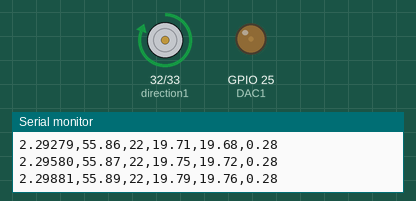
The sketch below on a simulated ESP32. On the bench: direction and speed pins drawn as motors (green arrow = direction pin HIGH = forward, orange = LOW = backward, longer = more drive), output pins drawn as LEDs (lit = HIGH), the last lines printed to the serial monitor.

Above: at 3.3 s.
At 6.1 s:
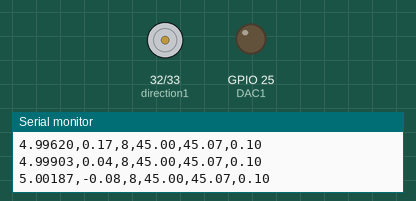
Timing chart, 0 to 7.6 s (numbered marks = the images above):
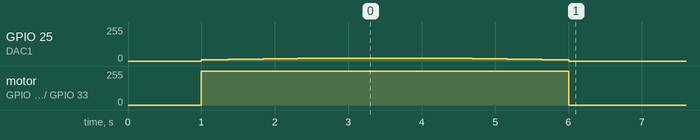

The sketch:

CubicSpline.ino
```cpp
/**
input as follows: inital postion, inital velocity, final postion, final velocity, duration
*/

//#include <Wire.h>
//#include <Adafruit_ADS1X15.h>
//
//Adafruit_ADS1115 ads1115;	// Construct an ads1115

#define DAC1 25 //Speed Controller Pin 1
#define DAC2 26 //Speed Controller Pin 2
#define enable1 33 //Motor Enable Pin 1
#define direction1 32 //Motor Direction Pin 1 (HIGH is Positive Direction, LOW is Negative Direction)
#define enable2 23 //Motor Enable Pin 2
#define direction2 19 //Motor Direction Pin 2 (HIGH is Positive Direction, LOW is Negative Direction)

#define gearRatio 25 // Gear Ratio (120.4 w/ Cycloidal, 28, + Planetary, 4.3)
#define maxVel 1000.0 // Maximum Velocity of Motor (RPM)
#define minVel 0.0 // Minimum Velocity of Motor (RPM)
#define maxVolt 3.3 // Maximum Voltage from ESP32
#define minVolt 0.1 // Minimum Voltage accepted by Motor Driver

float coeff[4]; //Create Global Coefficienct Matrix
int sign = 1; // Create Global sign variable and initialize to 1

void setup() {
  // code runs once:
  Serial.begin(115200); //Start Serial Communication Rate at This Value
  delay(1000);

  pinMode(DAC1, OUTPUT); //Push a DAC Output to Motor Speed Controller
  pinMode(enable1, OUTPUT); //Push an Enable Signal Output to Motor Controller
  pinMode(direction1, OUTPUT); //Push a Direction Signal Output to Motor Controller
  digitalWrite(enable1, LOW);

  /**
  input as follows: inital postion, inital velocity, final postion, final velocity, duration
  */
  float points[][5] = {{0,0,45,0,5}}; //, // gives -0.72x^{3}+5.4x^{2}
                       // {45,0,0,0,5}};
  int pointNumber = sizeof(points)/sizeof(points[0]);

  motionProfile(points, pointNumber);
}

void loop() {
  // main code to run repeatedly:
//  if (Serial.available() > 0) { //Check if Serial Messages Were Recieved
//    String input = Serial.readString();
//    int index = input.indexOf(' ');
//    //Create Strings to Later Print to Serial
//    String x1_s = "";
//    String v1_s = "";
//    String x2_s = "";
//    String v2_s = "";
//    String duration_s = "";
//
//    if (index != -1){ //Check if There is a Space Character
//      x1_s = input.substring(0, index); //Create a String by Copying From 0 to Position of First Space
//
//      if (index != -1){
//        input = input.substring(index+1); //Redefine Input Beginning After Indexed Space to End of Previous Input
//        index = input.indexOf(' ');
//        v1_s = input.substring(0, index); //Repeat for All Variables
//
//        if (index != -1){
//          input = input.substring(index+1);
//          index = input.indexOf(' ');
//          x2_s = input.substring(0, index);
//
//          if (index != -1){
//            input = input.substring(index+1);
//            index = input.indexOf(' ');
//            v2_s = input.substring(0, index);
//
//            if (index != -1){
//              input = input.substring(index+1);
//              index = input.indexOf(' ');
//              duration_s = input.substring(0, index);
//            }
//          }
//        }
//      }
//    }
//    //Convert All Strings to Floats
//    float x1 = x1_s.toFloat();
//    float v1 = v1_s.toFloat();
//    float x2 = x2_s.toFloat();
//    float v2 = v2_s.toFloat();
//    float duration = duration_s.toFloat();
//    float points[][5] = {x1,v1,x2,v2,duration};
//
    float points[][5] = {{0,0,45,0,5}}; // debug
//    motionProfile(points, 1);
//   delay(1000);
}

// Input an array of points to hit and the number of points in the array
void motionProfile(float points[][5], int pointNumber) {
  digitalWrite(enable1, HIGH);
  float c[pointNumber][4]; // Initialize the c 2D-array
  for (int i = 0; i < pointNumber; i++) { // Loop through all the points
    // Solve the 4x4 Matrix to get polynomial coefficients
    matrixSolver(gearRatio*points[i][0],gearRatio*points[i][1],0,\
    gearRatio*points[i][2],gearRatio*points[i][3],points[i][4]);

    // Set current c array row to current coefficients
    c[i][0] = coeff[0];
    c[i][1] = coeff[1];
    c[i][2] = coeff[2];
    c[i][3] = coeff[3];
  }

  // Loop through all points again
  for (int i = 0; i < pointNumber; i++) {
    float t = 0; // Inititalize t
    float positionOut = points[i][0]; // Initialize positionOut
    float tOld = 0; // Initialize tOld

    float c1 = c[i][0];
    float c2 = c[i][1];
    float c3 = c[i][2];
    float c4 = c[i][3];

    float tStart = micros()*pow(10,-6); // Note the start time for relative time calculations
    while (t < points[i][4]) { // While the current time is less than the end time
      t = (micros()*pow(10,-6))-tStart; // Set new current relative time
      // Calculate what the current velocity should be
      float vel = 3*c1*pow(t,2) + 2*c2*t + c3; // Current Velocity in degs/s
      float velocity = vel/6; // Convert from degs/s to RPM

      // Change Direction based on Velocity Sign
      if (velocity < 0){ // Switch to negative direction1 when x2 is less than x1
      digitalWrite(direction1, LOW);
      sign = -1;
      }
      if (velocity > 0){ // Switch to positive direction1 when x2 is greater than x1
      digitalWrite(direction1, HIGH);
      sign = 1;
      }

      // Convert RPM to a Voltage
      float volts = minVolt + (abs(velocity) - 0.0)*((maxVolt - minVolt)/(maxVel-minVel));
      // Covert Voltage to DAC1 Output
      int dacOut = round(0.0 + (volts - 0.0)*((255 - 0)/(maxVolt-0.0)));

      float voltsOut = 0.0 + (dacOut - 0.0)*((maxVolt-0.0)/(255-0)); // Map dacOut to "actual" Voltage
      float velocityOut = 0.0 + (voltsOut - minVolt)*((maxVel-minVel)/(maxVolt-minVolt)); // Map "actual" Voltage to "actual" Velocity

      positionOut = positionOut + sign*(velocityOut*6)*(t-tOld)/gearRatio; // Integrate "actual" velocity over time to get "actual" position
      float position = (c1*pow(t,3) + c2*pow(t,2) + c3*t + c4)/gearRatio; //  Caluclated Joint Position

      // Check if the DAC1 Output is Outside of its Acceptable Range
      if (dacOut < 0 || dacOut > 255) {
        dacOut = max(min(255, dacOut), 0); // If out of the Acceptable Range
      }

      dacWrite(DAC1, dacOut);

      Serial.print(t, 5);
      Serial.print(",");
      Serial.print(velocity);
      Serial.print(",");
      Serial.print(dacOut);
      Serial.print(",");
      Serial.print(position);
      Serial.print(",");
      Serial.print(positionOut);
      Serial.print(",");
      Serial.print(voltsOut);
      Serial.println();
      tOld = t;
    }
    dacWrite(DAC1, 0);
  }
  digitalWrite(enable1, LOW);
}

/* Solve 4x4 Matrix with Cramer's Rule to
  Determine the Polynomial Constants Required to Generate a Cubic Position Function*/
void matrixSolver(float x1, float v1, float t1, float x2, float v2, float t2) {
  // 1st Equation/Row
  float a = pow(t1,3);
  float b = pow(t1,2);
  float c = t1;
  float d = 1;
  float q = x1;

  // 2nd Equation/Row
  float e = pow(t2,3);
  float f = pow(t2,2);
  float g = t2;
  float h = 1;
  float r = x2;

  // 3rd Equation/Row
  float i = 3*pow(t1,2);
  float j = 2*t1;
  float k = 1;
  float l = 0;
  float s = v1;

  // 4th Equation/Row
  float m = 3*pow(t2,2);
  float n = 2*t2;
  float o = 1;
  float p = 0;
  float t = v2;

  float r1 = -b*g*l*t+b*g*p*s+b*h*k*t-b*h*o*s-b*k*p*r+b*l*o*r+c*f*l*t-c*f*p*s-c*h*j*t+c*h*n*s+c*j*p*r\
             -c*l*n*r-d*f*k*t+d*f*o*s+d*j*g*t-d*g*n*s-d*j*o*r+d*k*n*r+f*k*p*q-f*l*o*q-g*j*p*q+g*l*n*q+h*j*o*q-h*k*n*q;

  float r2 = a*g*l*t-a*g*p*s-a*h*k*t+a*h*o*s+a*k*p*r-a*l*o*r-c*e*l*t+c*e*p*s+c*h*i*t-c*h*m*s-c*i*p*r+c*l*m*r\
             +d*e*k*t-d*e*o*s-d*g*i*t+d*g*m*s+d*i*o*r-d*k*m*r-e*k*p*q+e*l*o*q+g*i*p*q-g*l*m*q-h*i*o*q+h*k*m*q;

  float r3 = -a*f*l*t+a*f*p*s+a*h*j*t-a*h*n*s-a*j*p*r+a*l*n*r+b*e*l*t-b*e*p*s-b*h*i*t+b*h*m*s+b*i*p*r-b*l*m*r\
             -d*e*j*t+d*e*n*s+d*f*i*t-d*f*m*s-d*i*n*r+d*j*m*r+e*j*p*q-e*l*n*q-f*i*p*q+f*l*m*q+h*i*n*q-h*j*m*q;

  float r4 = a*f*k*t-a*f*o*s-a*g*j*t+a*g*n*s+a*j*o*r-a*k*n*r-b*e*k*t+b*e*o*s+b*g*i*t-b*g*m*s-b*i*o*r+b*k*m*r+c*e*j*t\
             -c*e*n*s-c*f*i*t+c*f*m*s+c*i*n*r-c*j*m*r-e*j*o*q+e*k*n*q+f*i*o*q-f*k*m*q-g*i*n*q+g*j*m*q;

  float den = a*f*k*p-a*f*l*o-a*g*j*p+a*g*l*n+a*h*j*o-a*h*k*n-b*e*k*p+b*e*l*o+b*g*i*p-b*g*l*m-b*h*i*o+b*h*k*m\
              +c*e*j*p-c*e*l*n-c*f*i*p+c*f*l*m+c*h*i*n-c*h*j*m-d*e*j*o+d*e*k*n+d*f*i*o-d*f*k*m-d*g*i*n+d*g*j*m;

  float c1 = r1/den;
  float c2 = r2/den;
  float c3 = r3/den;
  float c4 = r4/den;

  coeff[0] = c1;
  coeff[1] = c2;
  coeff[2] = c3;
  coeff[3] = c4;
}
```
